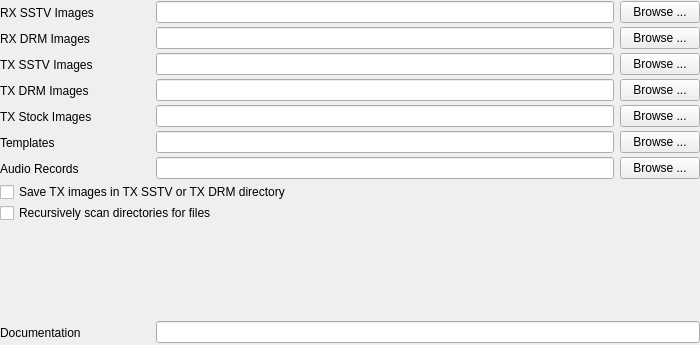
<?xml version="1.0" encoding="UTF-8"?>
<ui version="4.0">
 <class>directoriesConfig</class>
 <widget class="QWidget" name="directoriesConfig">
  <property name="geometry">
   <rect>
    <x>0</x>
    <y>0</y>
    <width>700</width>
    <height>345</height>
   </rect>
  </property>
  <property name="windowTitle">
   <string>Dialog</string>
  </property>
  <layout class="QVBoxLayout" name="verticalLayout">
   <property name="spacing">
    <number>1</number>
   </property>
   <property name="leftMargin">
    <number>0</number>
   </property>
   <property name="topMargin">
    <number>0</number>
   </property>
   <property name="rightMargin">
    <number>0</number>
   </property>
   <property name="bottomMargin">
    <number>0</number>
   </property>
   <item>
    <layout class="QHBoxLayout" name="_2">
     <property name="spacing">
      <number>6</number>
     </property>
     <property name="leftMargin">
      <number>0</number>
     </property>
     <property name="topMargin">
      <number>0</number>
     </property>
     <property name="rightMargin">
      <number>0</number>
     </property>
     <property name="bottomMargin">
      <number>0</number>
     </property>
     <item>
      <widget class="QLabel" name="rxSSTVImLabel">
       <property name="sizePolicy">
        <sizepolicy hsizetype="Fixed" vsizetype="Fixed">
         <horstretch>0</horstretch>
         <verstretch>0</verstretch>
        </sizepolicy>
       </property>
       <property name="minimumSize">
        <size>
         <width>150</width>
         <height>25</height>
        </size>
       </property>
       <property name="text">
        <string>RX SSTV Images</string>
       </property>
       <property name="wordWrap">
        <bool>false</bool>
       </property>
      </widget>
     </item>
     <item>
      <widget class="QLineEdit" name="rxSSTVImagesPathLineEdit"/>
     </item>
     <item>
      <widget class="QPushButton" name="rxSSTVImagesPathBrowseButton">
       <property name="sizePolicy">
        <sizepolicy hsizetype="Fixed" vsizetype="Fixed">
         <horstretch>0</horstretch>
         <verstretch>0</verstretch>
        </sizepolicy>
       </property>
       <property name="text">
        <string>Browse ...</string>
       </property>
      </widget>
     </item>
    </layout>
   </item>
   <item>
    <layout class="QHBoxLayout" name="_6">
     <property name="spacing">
      <number>6</number>
     </property>
     <property name="leftMargin">
      <number>0</number>
     </property>
     <property name="topMargin">
      <number>0</number>
     </property>
     <property name="rightMargin">
      <number>0</number>
     </property>
     <property name="bottomMargin">
      <number>0</number>
     </property>
     <item>
      <widget class="QLabel" name="rxDRMImLabel">
       <property name="sizePolicy">
        <sizepolicy hsizetype="Fixed" vsizetype="Fixed">
         <horstretch>0</horstretch>
         <verstretch>0</verstretch>
        </sizepolicy>
       </property>
       <property name="minimumSize">
        <size>
         <width>150</width>
         <height>25</height>
        </size>
       </property>
       <property name="text">
        <string>RX DRM Images</string>
       </property>
       <property name="wordWrap">
        <bool>false</bool>
       </property>
      </widget>
     </item>
     <item>
      <widget class="QLineEdit" name="rxDRMImagesPathLineEdit"/>
     </item>
     <item>
      <widget class="QPushButton" name="rxDRMImagesPathBrowseButton">
       <property name="sizePolicy">
        <sizepolicy hsizetype="Fixed" vsizetype="Fixed">
         <horstretch>0</horstretch>
         <verstretch>0</verstretch>
        </sizepolicy>
       </property>
       <property name="text">
        <string>Browse ...</string>
       </property>
      </widget>
     </item>
    </layout>
   </item>
   <item>
    <layout class="QHBoxLayout" name="_7">
     <property name="spacing">
      <number>6</number>
     </property>
     <property name="leftMargin">
      <number>0</number>
     </property>
     <property name="topMargin">
      <number>0</number>
     </property>
     <property name="rightMargin">
      <number>0</number>
     </property>
     <property name="bottomMargin">
      <number>0</number>
     </property>
     <item>
      <widget class="QLabel" name="txImLabel_2">
       <property name="sizePolicy">
        <sizepolicy hsizetype="Fixed" vsizetype="Fixed">
         <horstretch>0</horstretch>
         <verstretch>0</verstretch>
        </sizepolicy>
       </property>
       <property name="minimumSize">
        <size>
         <width>150</width>
         <height>25</height>
        </size>
       </property>
       <property name="text">
        <string>TX SSTV Images</string>
       </property>
       <property name="wordWrap">
        <bool>false</bool>
       </property>
      </widget>
     </item>
     <item>
      <widget class="QLineEdit" name="txSSTVImagesPathLineEdit"/>
     </item>
     <item>
      <widget class="QPushButton" name="txSSTVImagesPathBrowseButton">
       <property name="sizePolicy">
        <sizepolicy hsizetype="Fixed" vsizetype="Fixed">
         <horstretch>0</horstretch>
         <verstretch>0</verstretch>
        </sizepolicy>
       </property>
       <property name="text">
        <string>Browse ...</string>
       </property>
      </widget>
     </item>
    </layout>
   </item>
   <item>
    <layout class="QHBoxLayout" name="_3">
     <property name="spacing">
      <number>6</number>
     </property>
     <property name="leftMargin">
      <number>0</number>
     </property>
     <property name="topMargin">
      <number>0</number>
     </property>
     <property name="rightMargin">
      <number>0</number>
     </property>
     <property name="bottomMargin">
      <number>0</number>
     </property>
     <item>
      <widget class="QLabel" name="txImLabel">
       <property name="sizePolicy">
        <sizepolicy hsizetype="Fixed" vsizetype="Fixed">
         <horstretch>0</horstretch>
         <verstretch>0</verstretch>
        </sizepolicy>
       </property>
       <property name="minimumSize">
        <size>
         <width>150</width>
         <height>25</height>
        </size>
       </property>
       <property name="text">
        <string>TX DRM Images</string>
       </property>
       <property name="wordWrap">
        <bool>false</bool>
       </property>
      </widget>
     </item>
     <item>
      <widget class="QLineEdit" name="txDRMImagesPathLineEdit"/>
     </item>
     <item>
      <widget class="QPushButton" name="txDRMImagesPathBrowseButton">
       <property name="sizePolicy">
        <sizepolicy hsizetype="Fixed" vsizetype="Fixed">
         <horstretch>0</horstretch>
         <verstretch>0</verstretch>
        </sizepolicy>
       </property>
       <property name="text">
        <string>Browse ...</string>
       </property>
      </widget>
     </item>
    </layout>
   </item>
   <item>
    <layout class="QHBoxLayout" name="_8">
     <property name="spacing">
      <number>6</number>
     </property>
     <property name="leftMargin">
      <number>0</number>
     </property>
     <property name="topMargin">
      <number>0</number>
     </property>
     <property name="rightMargin">
      <number>0</number>
     </property>
     <property name="bottomMargin">
      <number>0</number>
     </property>
     <item>
      <widget class="QLabel" name="txImLabel_3">
       <property name="sizePolicy">
        <sizepolicy hsizetype="Fixed" vsizetype="Fixed">
         <horstretch>0</horstretch>
         <verstretch>0</verstretch>
        </sizepolicy>
       </property>
       <property name="minimumSize">
        <size>
         <width>150</width>
         <height>25</height>
        </size>
       </property>
       <property name="text">
        <string>TX Stock Images</string>
       </property>
       <property name="wordWrap">
        <bool>false</bool>
       </property>
      </widget>
     </item>
     <item>
      <widget class="QLineEdit" name="txStockImagesPathLineEdit"/>
     </item>
     <item>
      <widget class="QPushButton" name="txStockImagesPathBrowseButton">
       <property name="sizePolicy">
        <sizepolicy hsizetype="Fixed" vsizetype="Fixed">
         <horstretch>0</horstretch>
         <verstretch>0</verstretch>
        </sizepolicy>
       </property>
       <property name="text">
        <string>Browse ...</string>
       </property>
      </widget>
     </item>
    </layout>
   </item>
   <item>
    <layout class="QHBoxLayout">
     <property name="spacing">
      <number>6</number>
     </property>
     <property name="leftMargin">
      <number>0</number>
     </property>
     <property name="topMargin">
      <number>0</number>
     </property>
     <property name="rightMargin">
      <number>0</number>
     </property>
     <property name="bottomMargin">
      <number>0</number>
     </property>
     <item>
      <widget class="QLabel" name="templLabel">
       <property name="sizePolicy">
        <sizepolicy hsizetype="Fixed" vsizetype="Fixed">
         <horstretch>0</horstretch>
         <verstretch>0</verstretch>
        </sizepolicy>
       </property>
       <property name="minimumSize">
        <size>
         <width>150</width>
         <height>25</height>
        </size>
       </property>
       <property name="text">
        <string>Templates</string>
       </property>
       <property name="wordWrap">
        <bool>false</bool>
       </property>
      </widget>
     </item>
     <item>
      <widget class="QLineEdit" name="templatesPathLineEdit"/>
     </item>
     <item>
      <widget class="QPushButton" name="templatesPathBrowseButton">
       <property name="sizePolicy">
        <sizepolicy hsizetype="Fixed" vsizetype="Fixed">
         <horstretch>0</horstretch>
         <verstretch>0</verstretch>
        </sizepolicy>
       </property>
       <property name="text">
        <string>Browse ...</string>
       </property>
      </widget>
     </item>
    </layout>
   </item>
   <item>
    <layout class="QHBoxLayout" name="_5">
     <property name="spacing">
      <number>6</number>
     </property>
     <property name="leftMargin">
      <number>0</number>
     </property>
     <property name="topMargin">
      <number>0</number>
     </property>
     <property name="rightMargin">
      <number>0</number>
     </property>
     <property name="bottomMargin">
      <number>0</number>
     </property>
     <item>
      <widget class="QLabel" name="audioRecordsLabel">
       <property name="sizePolicy">
        <sizepolicy hsizetype="Fixed" vsizetype="Fixed">
         <horstretch>0</horstretch>
         <verstretch>0</verstretch>
        </sizepolicy>
       </property>
       <property name="minimumSize">
        <size>
         <width>150</width>
         <height>25</height>
        </size>
       </property>
       <property name="text">
        <string>Audio Records</string>
       </property>
       <property name="wordWrap">
        <bool>false</bool>
       </property>
      </widget>
     </item>
     <item>
      <widget class="QLineEdit" name="audioPathLineEdit"/>
     </item>
     <item>
      <widget class="QPushButton" name="audioPathBrowseButton">
       <property name="sizePolicy">
        <sizepolicy hsizetype="Fixed" vsizetype="Fixed">
         <horstretch>0</horstretch>
         <verstretch>0</verstretch>
        </sizepolicy>
       </property>
       <property name="text">
        <string>Browse ...</string>
       </property>
      </widget>
     </item>
    </layout>
   </item>
   <item>
    <widget class="QCheckBox" name="saveTXcheckBox">
     <property name="text">
      <string>Save TX images in TX SSTV or TX DRM directory</string>
     </property>
    </widget>
   </item>
   <item>
    <widget class="QCheckBox" name="recursiveScanDirscheckBox">
     <property name="text">
      <string>Recursively scan directories for files</string>
     </property>
    </widget>
   </item>
   <item>
    <spacer name="spacer">
     <property name="orientation">
      <enum>Qt::Vertical</enum>
     </property>
     <property name="sizeType">
      <enum>QSizePolicy::Expanding</enum>
     </property>
     <property name="sizeHint" stdset="0">
      <size>
       <width>20</width>
       <height>184</height>
      </size>
     </property>
    </spacer>
   </item>
   <item>
    <layout class="QHBoxLayout" name="_4">
     <property name="spacing">
      <number>6</number>
     </property>
     <property name="leftMargin">
      <number>0</number>
     </property>
     <property name="topMargin">
      <number>0</number>
     </property>
     <property name="rightMargin">
      <number>0</number>
     </property>
     <property name="bottomMargin">
      <number>0</number>
     </property>
     <item>
      <widget class="QLabel" name="docLabel">
       <property name="sizePolicy">
        <sizepolicy hsizetype="Fixed" vsizetype="Fixed">
         <horstretch>0</horstretch>
         <verstretch>0</verstretch>
        </sizepolicy>
       </property>
       <property name="minimumSize">
        <size>
         <width>150</width>
         <height>25</height>
        </size>
       </property>
       <property name="text">
        <string>Documentation </string>
       </property>
       <property name="wordWrap">
        <bool>false</bool>
       </property>
      </widget>
     </item>
     <item>
      <widget class="QLineEdit" name="docPathLineEdit"/>
     </item>
    </layout>
   </item>
  </layout>
 </widget>
 <resources/>
 <connections/>
</ui>
